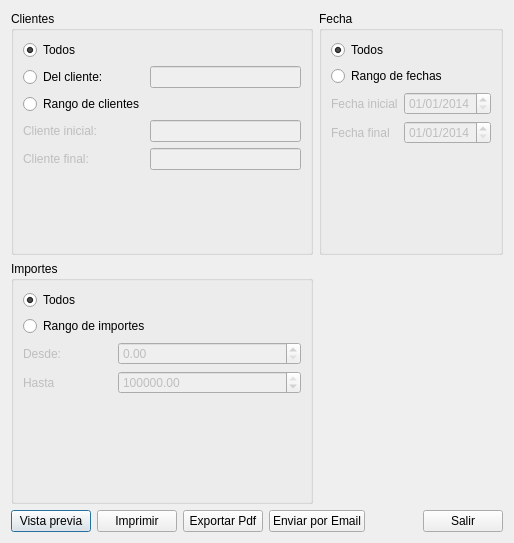
<?xml version="1.0" encoding="UTF-8"?>
<ui version="4.0">
 <class>frmListadoAlbaran</class>
 <widget class="QDialog" name="frmListadoAlbaran">
  <property name="geometry">
   <rect>
    <x>0</x>
    <y>0</y>
    <width>514</width>
    <height>543</height>
   </rect>
  </property>
  <property name="windowTitle">
   <string>Dialog</string>
  </property>
  <layout class="QGridLayout" name="gridLayout_4">
   <item row="0" column="0">
    <widget class="QGroupBox" name="groupBox">
     <property name="title">
      <string>Clientes</string>
     </property>
     <layout class="QGridLayout" name="gridLayout">
      <item row="0" column="0">
       <widget class="QRadioButton" name="rdbTodosClientes">
        <property name="text">
         <string>Todos</string>
        </property>
        <property name="checked">
         <bool>true</bool>
        </property>
       </widget>
      </item>
      <item row="3" column="0">
       <widget class="QLabel" name="lblCliIni">
        <property name="enabled">
         <bool>false</bool>
        </property>
        <property name="text">
         <string>Cliente inicial:</string>
        </property>
       </widget>
      </item>
      <item row="1" column="0">
       <widget class="QRadioButton" name="rdb1Cliente">
        <property name="text">
         <string>Del cliente:</string>
        </property>
       </widget>
      </item>
      <item row="3" column="1">
       <widget class="QLineEdit" name="txtClienteIni">
        <property name="enabled">
         <bool>false</bool>
        </property>
       </widget>
      </item>
      <item row="1" column="1">
       <widget class="QLineEdit" name="txt1Cliente">
        <property name="enabled">
         <bool>false</bool>
        </property>
       </widget>
      </item>
      <item row="8" column="0">
       <spacer name="verticalSpacer">
        <property name="orientation">
         <enum>Qt::Vertical</enum>
        </property>
        <property name="sizeHint" stdset="0">
         <size>
          <width>20</width>
          <height>40</height>
         </size>
        </property>
       </spacer>
      </item>
      <item row="2" column="0">
       <widget class="QRadioButton" name="rdbRGClientes">
        <property name="text">
         <string>Rango de clientes</string>
        </property>
       </widget>
      </item>
      <item row="4" column="1">
       <widget class="QLineEdit" name="txtCFin">
        <property name="enabled">
         <bool>false</bool>
        </property>
       </widget>
      </item>
      <item row="4" column="0">
       <widget class="QLabel" name="lblCliFin">
        <property name="enabled">
         <bool>false</bool>
        </property>
        <property name="text">
         <string>Cliente final:</string>
        </property>
       </widget>
      </item>
     </layout>
    </widget>
   </item>
   <item row="0" column="1">
    <widget class="QGroupBox" name="groupBox_2">
     <property name="title">
      <string>Fecha</string>
     </property>
     <layout class="QGridLayout" name="gridLayout_2">
      <item row="0" column="0" colspan="2">
       <widget class="QRadioButton" name="rdbTodasFechas">
        <property name="text">
         <string>Todos</string>
        </property>
        <property name="checked">
         <bool>true</bool>
        </property>
       </widget>
      </item>
      <item row="1" column="0" colspan="2">
       <widget class="QRadioButton" name="rdbRGFechas">
        <property name="text">
         <string>Rango de fechas</string>
        </property>
       </widget>
      </item>
      <item row="2" column="0">
       <widget class="QLabel" name="lblFechaDesde">
        <property name="enabled">
         <bool>false</bool>
        </property>
        <property name="text">
         <string>Fecha inicial</string>
        </property>
       </widget>
      </item>
      <item row="2" column="1">
       <widget class="QDateEdit" name="dateDesde">
        <property name="enabled">
         <bool>false</bool>
        </property>
        <property name="dateTime">
         <datetime>
          <hour>0</hour>
          <minute>0</minute>
          <second>0</second>
          <year>2014</year>
          <month>1</month>
          <day>1</day>
         </datetime>
        </property>
        <property name="displayFormat">
         <string>dd/MM/yyyy</string>
        </property>
       </widget>
      </item>
      <item row="3" column="0">
       <widget class="QLabel" name="lblFechaHasta">
        <property name="enabled">
         <bool>false</bool>
        </property>
        <property name="text">
         <string>Fecha final</string>
        </property>
       </widget>
      </item>
      <item row="3" column="1">
       <widget class="QDateEdit" name="deteHasta">
        <property name="enabled">
         <bool>false</bool>
        </property>
        <property name="dateTime">
         <datetime>
          <hour>0</hour>
          <minute>0</minute>
          <second>0</second>
          <year>2014</year>
          <month>1</month>
          <day>1</day>
         </datetime>
        </property>
        <property name="displayFormat">
         <string>dd/MM/yyyy</string>
        </property>
       </widget>
      </item>
      <item row="4" column="0">
       <spacer name="verticalSpacer_2">
        <property name="orientation">
         <enum>Qt::Vertical</enum>
        </property>
        <property name="sizeHint" stdset="0">
         <size>
          <width>20</width>
          <height>80</height>
         </size>
        </property>
       </spacer>
      </item>
     </layout>
    </widget>
   </item>
   <item row="1" column="0">
    <widget class="QGroupBox" name="groupBox_3">
     <property name="title">
      <string>Importes</string>
     </property>
     <layout class="QGridLayout" name="gridLayout_3">
      <item row="0" column="0" colspan="2">
       <widget class="QRadioButton" name="rdbTodosImportes">
        <property name="text">
         <string>Todos</string>
        </property>
        <property name="checked">
         <bool>true</bool>
        </property>
       </widget>
      </item>
      <item row="1" column="0" colspan="2">
       <widget class="QRadioButton" name="rdbRGImportes">
        <property name="text">
         <string>Rango de importes</string>
        </property>
       </widget>
      </item>
      <item row="2" column="0">
       <widget class="QLabel" name="lblImporteDesde">
        <property name="enabled">
         <bool>false</bool>
        </property>
        <property name="text">
         <string>Desde:</string>
        </property>
       </widget>
      </item>
      <item row="2" column="1" colspan="2">
       <widget class="QDoubleSpinBox" name="spinDesde">
        <property name="enabled">
         <bool>false</bool>
        </property>
        <property name="maximum">
         <double>999999999.000000000000000</double>
        </property>
       </widget>
      </item>
      <item row="3" column="0">
       <widget class="QLabel" name="lblImporteHasta">
        <property name="enabled">
         <bool>false</bool>
        </property>
        <property name="text">
         <string>Hasta</string>
        </property>
       </widget>
      </item>
      <item row="3" column="1" colspan="2">
       <widget class="QDoubleSpinBox" name="spinHasta">
        <property name="enabled">
         <bool>false</bool>
        </property>
        <property name="maximum">
         <double>999999999.000000000000000</double>
        </property>
        <property name="value">
         <double>999999999.000000000000000</double>
        </property>
       </widget>
      </item>
      <item row="4" column="2">
       <spacer name="verticalSpacer_3">
        <property name="orientation">
         <enum>Qt::Vertical</enum>
        </property>
        <property name="sizeHint" stdset="0">
         <size>
          <width>20</width>
          <height>80</height>
         </size>
        </property>
       </spacer>
      </item>
     </layout>
     <zorder>rdbTodosImportes</zorder>
     <zorder>rdbRGImportes</zorder>
     <zorder>spinDesde</zorder>
     <zorder>spinHasta</zorder>
     <zorder>lblImporteDesde</zorder>
     <zorder>lblImporteHasta</zorder>
     <zorder>verticalSpacer_3</zorder>
    </widget>
   </item>
   <item row="2" column="0" colspan="2">
    <layout class="QHBoxLayout" name="horizontalLayout">
     <item>
      <widget class="QPushButton" name="btnPrew">
       <property name="text">
        <string>Vista previa</string>
       </property>
      </widget>
     </item>
     <item>
      <widget class="QPushButton" name="btnPrint">
       <property name="text">
        <string>Imprimir</string>
       </property>
      </widget>
     </item>
     <item>
      <widget class="QPushButton" name="btnPdf">
       <property name="text">
        <string>Exportar Pdf</string>
       </property>
      </widget>
     </item>
     <item>
      <widget class="QPushButton" name="btnMail">
       <property name="text">
        <string>Enviar por Email</string>
       </property>
      </widget>
     </item>
     <item>
      <spacer name="horizontalSpacer">
       <property name="orientation">
        <enum>Qt::Horizontal</enum>
       </property>
       <property name="sizeHint" stdset="0">
        <size>
         <width>40</width>
         <height>20</height>
        </size>
       </property>
      </spacer>
     </item>
     <item>
      <widget class="QPushButton" name="btnSalir">
       <property name="text">
        <string>Salir</string>
       </property>
      </widget>
     </item>
    </layout>
   </item>
  </layout>
 </widget>
 <resources/>
 <connections/>
</ui>
